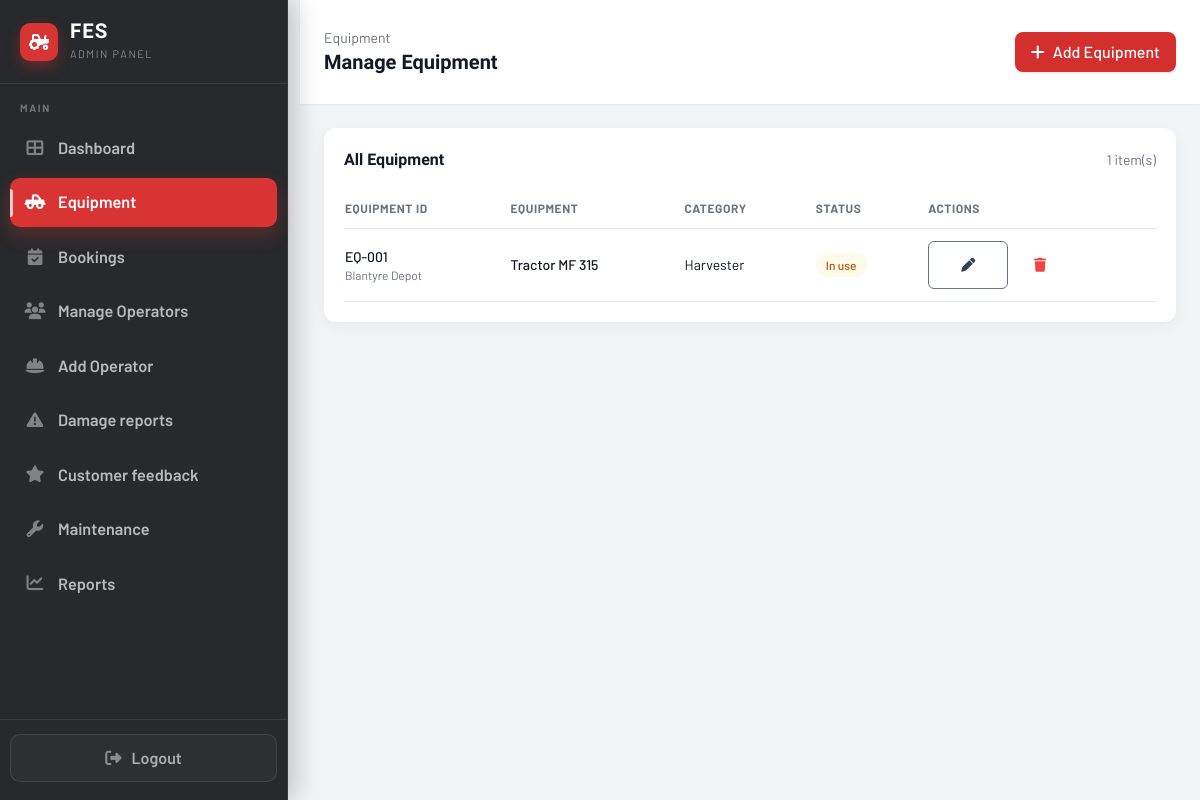
/Pages/admin/equipment.php (signed in), run on an earlier commit of the app's database.
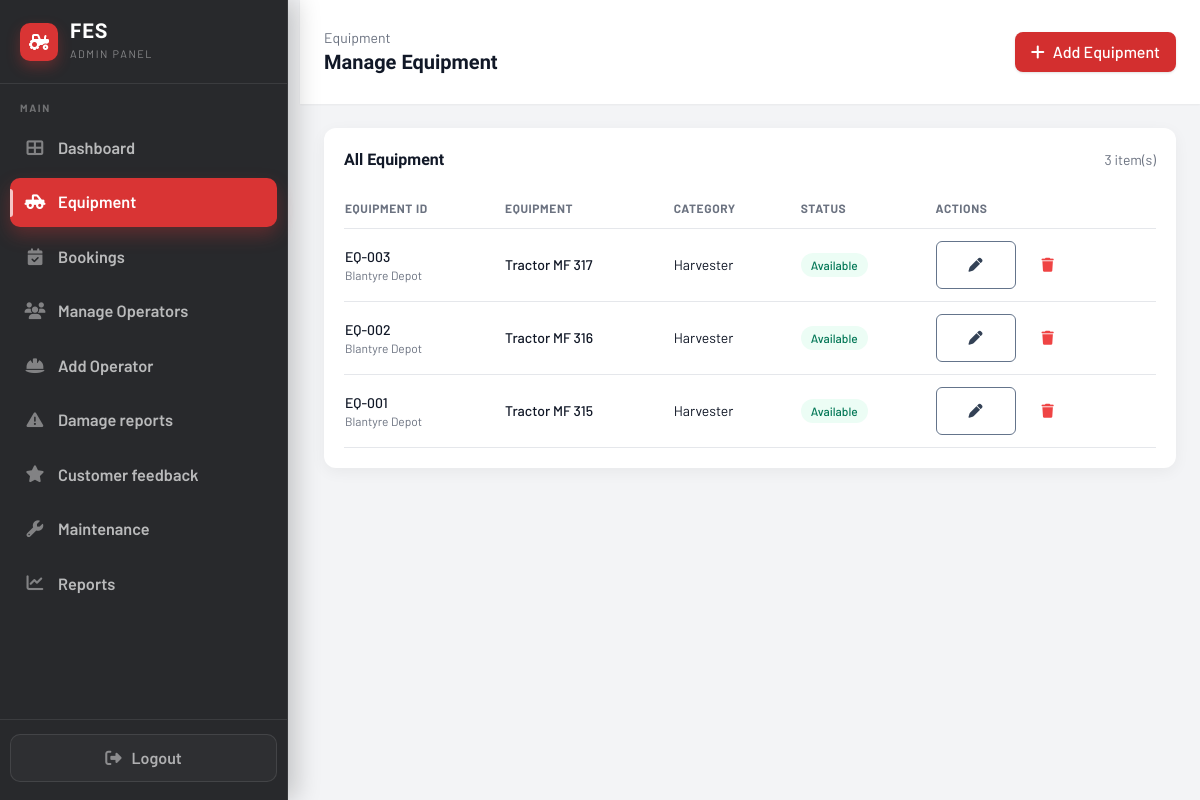
And on a later commit of the database.
### tables this page shows
CREATE TABLE IF NOT EXISTS `equipment` (
  `id` int NOT NULL AUTO_INCREMENT,
  `equipment_name` varchar(255) NOT NULL,
  `category` varchar(100) NOT NULL,
  `equipment_id` varchar(100) NOT NULL,
  `model` varchar(255) DEFAULT NULL,
  `description` text NOT NULL,
  `status` enum('available','in_use','maintenance','retired') NOT NULL DEFAULT 'available',
  `location` varchar(255) NOT NULL,
  `operator_id` int DEFAULT NULL,
  `purchase_date` date DEFAULT NULL,
  `daily_rate` decimal(10,2) NOT NULL,
  `hourly_rate` decimal(10,2) DEFAULT '0.00',
  `per_hectare_rate` decimal(10,2) DEFAULT NULL,
  `fuel_type` varchar(50) DEFAULT NULL,
  `total_usage_hours` int DEFAULT '0',
  `year_manufactured` int DEFAULT NULL,
  `weight_kg` decimal(10,2) DEFAULT NULL,
  `last_maintenance` date DEFAULT NULL,
  `icon` varchar(100) NOT NULL,
  `image_path` varchar(500) DEFAULT NULL,
  `created_at` timestamp NULL DEFAULT CURRENT_TIMESTAMP,
  `updated_at` timestamp NULL DEFAULT CURRENT_TIMESTAMP ON UPDATE CURRENT_TIMESTAMP,
  PRIMARY KEY (`id`),
  KEY `operator_id` (`operator_id`)
);

### Pages/admin/equipment.php (the view, shortened to what the changed rows need)
<?php
$equipment = [];
try {
    $conn = getDBConnection();
    $eqSql = "
        SELECT
            e.id,
            e.equipment_id,
            e.equipment_name,
            e.category,
            e.model,
            e.description,
            e.status,
            e.location,
            e.purchase_date,
            e.daily_rate,
            e.hourly_rate,
            e.per_hectare_rate,
            e.fuel_type,
            e.total_usage_hours,
            e.year_manufactured,
            e.weight_kg,
            e.last_maintenance,
            e.icon,
            e.image_path
        FROM equipment e
        ORDER BY e.created_at DESC, e.id DESC
    ";
    $eqRes = $conn->query($eqSql);
    if ($eqRes) {
        while ($row = $eqRes->fetch_assoc()) {
            $equipment[] = $row;
        }
    }
} catch (Exception $e) {
    error_log('Admin equipment page error: ' . $e->getMessage());
    $error = 'Failed to load equipment data.';
}
?>
<!DOCTYPE html>
<html lang="en">
<head>
    <link rel="stylesheet" href="https://cdnjs.cloudflare.com/ajax/libs/font-awesome/6.4.0/css/all.min.css">
    <script src="https://cdn.tailwindcss.com"></script>
</head>
<body>
    <div class="min-h-screen w-full bg-gray-100">
        <div class="min-h-screen" style="margin-left: 300px; width: calc(100% - 300px);" id="main-content">
            <header class="bg-white px-6 py-7 flex items-center justify-between shadow-sm md:pl-6">
                <div class="flex items-center gap-3">
                    <div>
                        <h1 class="text-xl font-semibold text-gray-900">Manage Equipment</h1>
                    </div>
                </div>
            </header>
            <main class="flex-1 overflow-y-auto p-6" style="width: 100%; overflow-x: hidden;">
                <section class="bg-white rounded-xl shadow-card p-5">
                    <div class="flex items-center justify-between mb-4">
                        <h2 class="text-base font-semibold text-gray-900">All Equipment</h2>
                        <span class="text-sm text-gray-500"><?php echo count($equipment); ?> item(s)</span>
                    </div>
                    <div class="overflow-x-auto">
                        <table class="min-w-full">
                            <thead>
                                <tr class="text-left text-xs font-medium text-gray-500 border-b uppercase tracking-wider">
                                    <th class="py-3 pr-4">Equipment ID</th>
                                    <th class="py-3 pr-4">Equipment</th>
                                    <th class="py-3 pr-4">Category</th>
                                    <th class="py-3 pr-4">Status</th>
                                    <th class="py-3">Actions</th>
                                </tr>
                            </thead>
                            <tbody class="text-sm text-gray-900">
                                <?php if (empty($equipment)): ?>
                                    <tr>
                                        <td colspan="5" class="py-10 text-center text-gray-500">No equipment found.</td>
                                    </tr>
                                <?php else: ?>
                                    <?php foreach ($equipment as $row): ?>
                                        <tr class="border-b hover:bg-gray-50">
                                            <td class="py-3 pr-4">
                                                <div class="font-medium"><?php echo htmlspecialchars($row['equipment_id']); ?></div>
                                                <div class="text-xs text-gray-500"><?php echo htmlspecialchars($row['location']); ?></div>
                                            </td>
                                            <td class="py-3 pr-4">
                                                <div class="font-medium"><?php echo htmlspecialchars($row['equipment_name']); ?></div>
                                            </td>
                                            <td class="py-3 pr-4"><?php echo htmlspecialchars(ucfirst($row['category'])); ?></td>
                                            <td class="py-3 pr-4">
                                                <?php
                                                $status = $row['status'];
                                                $cls = 'bg-gray-100 text-gray-700';
                                                if ($status === 'available') $cls = 'bg-emerald-50 text-emerald-700';
                                                if ($status === 'in_use') $cls = 'bg-amber-50 text-amber-700';
                                                ?>
                                                <span class="inline-flex items-center px-2.5 py-1 rounded-full text-xs font-medium <?php echo $cls; ?>">
                                                    <?php echo htmlspecialchars(str_replace('_', ' ', ucfirst($status))); ?>
                                                </span>
                                            </td>
                                            <td class="py-3">
                                                <div class="flex items-center gap-2">
                                                    <button type="button"
                                                        class="row-toggle inline-flex items-center justify-center h-12 w-20 rounded-md border border-slate-500 text-slate-700 hover:bg-slate-50 transition"
                                                        data-target="edit-row-<?php echo (int)$row['id']; ?>"
                                                        title="Edit equipment">
                                                        <i class="fas fa-pen"></i>
                                                    </button>
                                                    <form action="include/process_delete_equipment.php" method="POST" class="inline" onsubmit="return confirm('Delete this equipment permanently?');">
                                                        <button type="submit"
                                                            class="inline-flex items-center justify-center h-12 w-12 rounded-md text-red-500 hover:bg-red-50 transition"
                                                            title="Delete equipment">
                                                            <i class="fas fa-trash"></i>
                                                        </button>
                                                    </form>
                                                </div>
                                            </td>
                                        </tr>
                                    <?php endforeach; ?>
                                <?php endif; ?>
                            </tbody>
                        </table>
                    </div>
                </section>
            </main>
        </div>
    </div>
</body>
</html>

What changed in the data, as far as the page shows it:
added equipment: equipment "EQ-003", location "Blantyre Depot", equipment_name "Tractor MF 317", category "Harvester", status "Available"
added equipment: equipment "EQ-002", location "Blantyre Depot", equipment_name "Tractor MF 316", category "Harvester", status "Available"
changed equipment "EQ-001": status "In use" → "Available"
Also different on the page:
count($equipment): "1" → "3"
